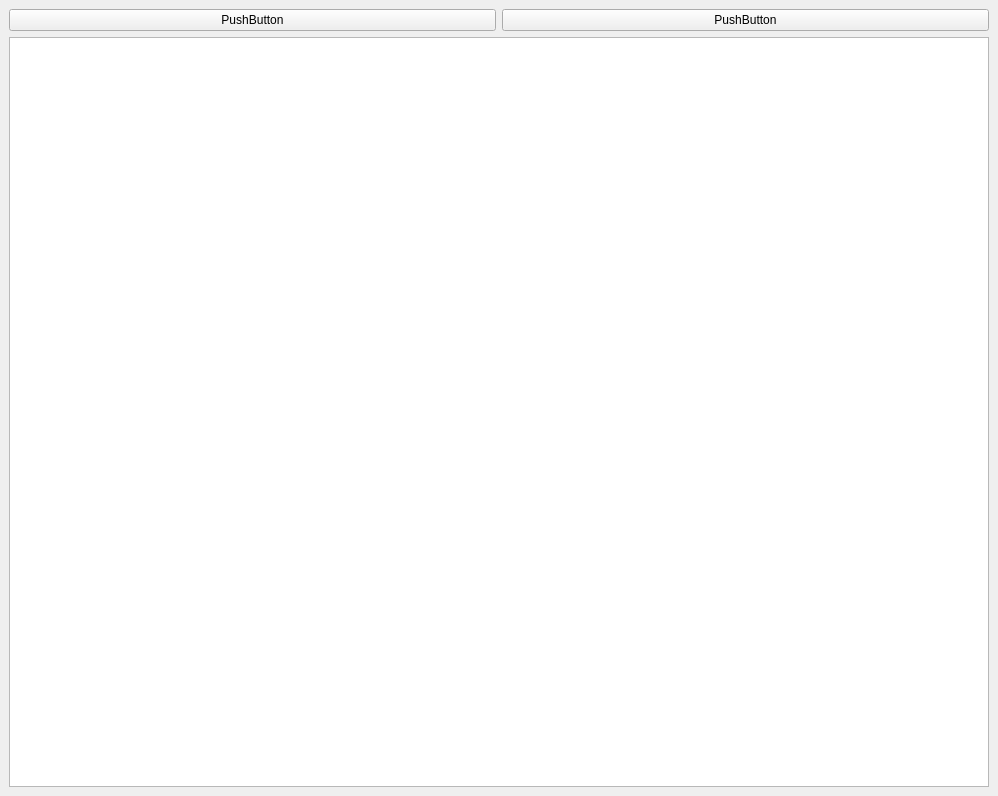
<?xml version="1.0" encoding="UTF-8"?>
<ui version="4.0">
 <class>view_widget</class>
 <widget class="QWidget" name="view_widget">
  <property name="geometry">
   <rect>
    <x>0</x>
    <y>0</y>
    <width>998</width>
    <height>796</height>
   </rect>
  </property>
  <property name="minimumSize">
   <size>
    <width>0</width>
    <height>0</height>
   </size>
  </property>
  <property name="baseSize">
   <size>
    <width>0</width>
    <height>0</height>
   </size>
  </property>
  <property name="windowTitle">
   <string>Form</string>
  </property>
  <layout class="QGridLayout" name="gridLayout">
   <property name="leftMargin">
    <number>0</number>
   </property>
   <property name="topMargin">
    <number>0</number>
   </property>
   <property name="rightMargin">
    <number>0</number>
   </property>
   <property name="bottomMargin">
    <number>0</number>
   </property>
   <property name="spacing">
    <number>0</number>
   </property>
   <item row="0" column="0">
    <widget class="QWidget" name="main_widget" native="true">
     <layout class="QGridLayout" name="gridLayout_2">
      <item row="1" column="0">
       <widget class="QGraphicsView" name="canvas"/>
      </item>
      <item row="0" column="0">
       <layout class="QHBoxLayout" name="view_toolbar">
        <item>
         <widget class="QPushButton" name="edit_button">
          <property name="enabled">
           <bool>true</bool>
          </property>
          <property name="sizePolicy">
           <sizepolicy hsizetype="Preferred" vsizetype="Fixed">
            <horstretch>0</horstretch>
            <verstretch>0</verstretch>
           </sizepolicy>
          </property>
          <property name="baseSize">
           <size>
            <width>0</width>
            <height>0</height>
           </size>
          </property>
          <property name="text">
           <string>PushButton</string>
          </property>
         </widget>
        </item>
        <item>
         <widget class="QPushButton" name="rotate_button">
          <property name="text">
           <string>PushButton</string>
          </property>
         </widget>
        </item>
       </layout>
      </item>
     </layout>
    </widget>
   </item>
  </layout>
 </widget>
 <resources/>
 <connections/>
</ui>
